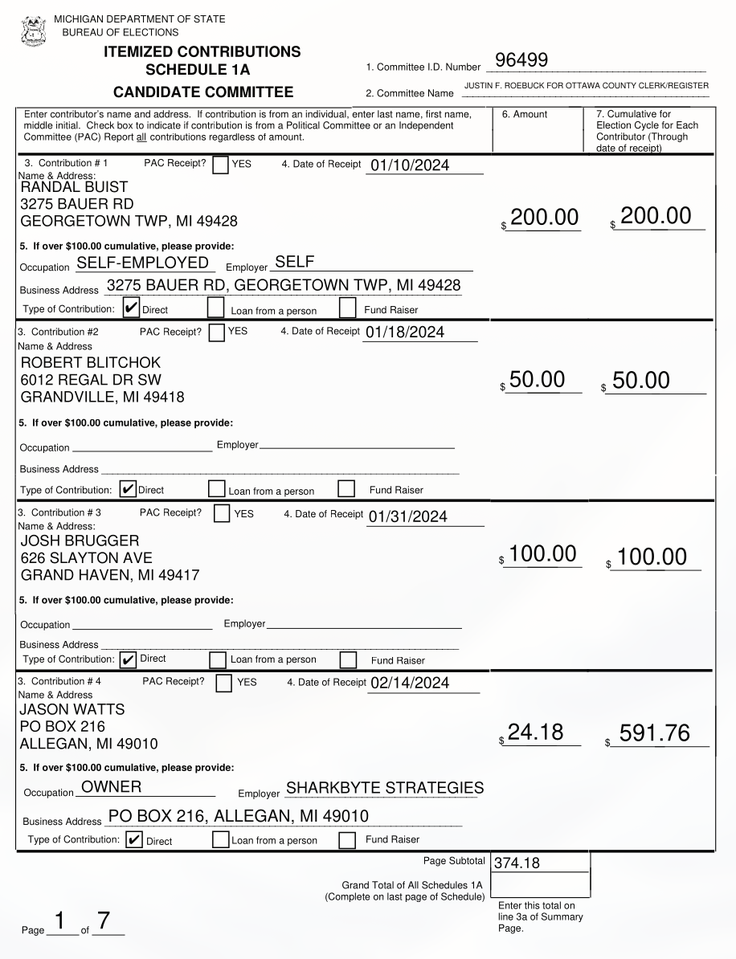
#> input picture SampleSchedule1A.png, 736 x 959 px, shrunk from 916 x 1194 before the run
$ jupyter execute working_with_opencv_followalong.ipynb
#> lines starting #> are read from the running program, lines starting #| are printed output that depends on the picture
[cell 1]
import cv2
from matplotlib import pyplot as plt
image_file = "SampleSchedule1A.png"
img = cv2.imread(image_file)
#> img is the input picture: shape (959, 736, 3); mean B, G, R 235, 235.2, 235.3

[cell 2]
#https://stackoverflow.com/questions/28816046/
#displaying-different-images-with-actual-size-in-matplotlib-subplot
def display(im_path):
#> called with im_path = 'SampleSchedule1A.png'
    dpi = 80
    im_data = plt.imread(im_path)

    height, width  = im_data.shape[:2]
#> height = 959; width = 736

    # What size does the figure need to be in inches to fit the image?
    figsize = width / float(dpi), height / float(dpi)
#> figsize = (9.2, 11.99)

    # Create a figure of the right size with one axes that takes up the full figure
    fig = plt.figure(figsize=figsize)
    ax = fig.add_axes([0, 0, 1, 1])

    # Hide spines, ticks, etc.
    ax.axis('off')

    # Display the image.
    ax.imshow(im_data, cmap='gray')

    plt.show()

[cell 3]
display(image_file)

# Inverted Images:

[cell 4]
inverted_image = cv2.bitwise_not(img)
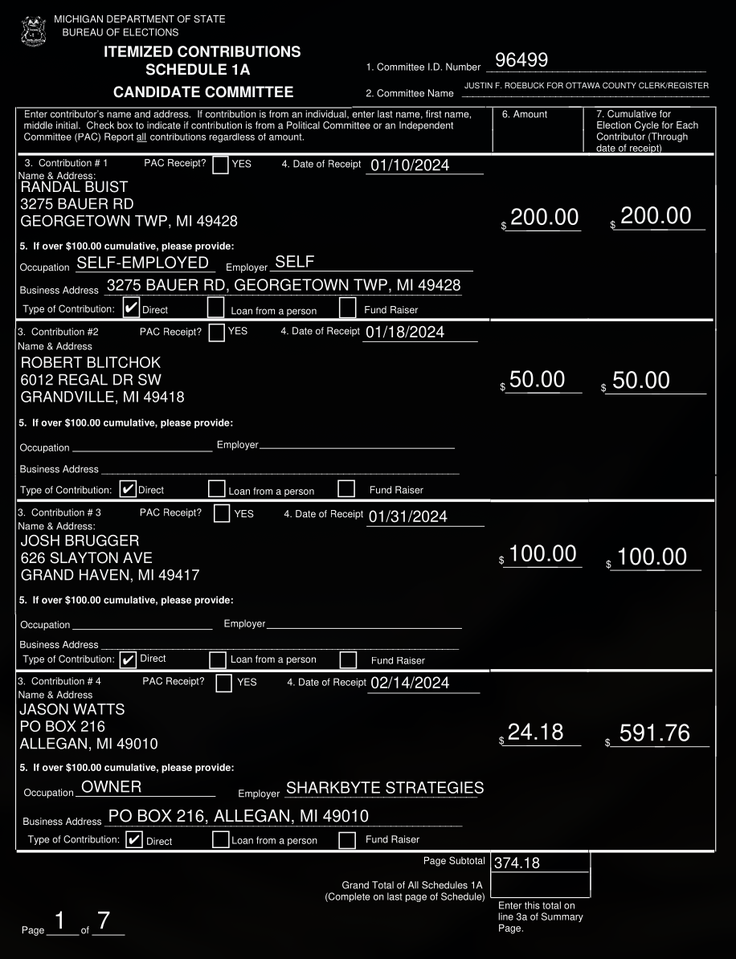
#> inverted_image: shape (959, 736, 3); mean B, G, R 20, 19.8, 19.7
cv2.imwrite("temp/inverted.jpg", inverted_image)
#> Out = True

[cell 5]
display("temp/inverted.jpg")
